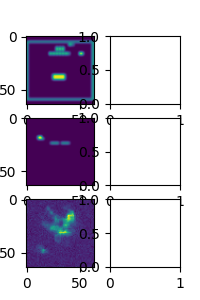
#> input picture fig/valid.png, 200 x 300 px
$ python blur.py fig/valid.png   (older library calls are emulated)
#> lines starting #> are read from the running program, lines starting #| are printed output that depends on the picture
import cv2
from scipy import misc
import util
import os.path
import sys
import matplotlib.pyplot as plt
from matplotlib import cm
filename =  sys.argv[1]
img = misc.imread(filename)
#> img is the input picture: shape (300, 200, 4); mean R, G, B, A 201.4, 192.8, 209, 255
img = cv2.GaussianBlur(img, (17, 17), 0)
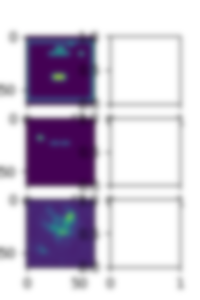
#> img: shape (300, 200, 4); mean R, G, B, A 201.4, 192.8, 209, 255
plt.imsave('./fig/blurred.png', img, cmap = cm.gray)
